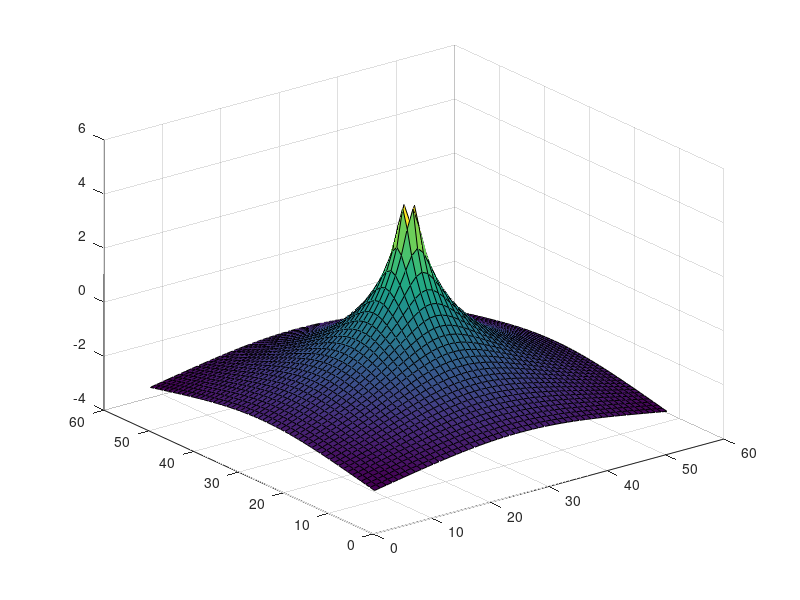

This chart was generated by the following MATLAB code:
clear; clc; close all;
rho=2e7;
rho0=2.5; interval=0.1;
[rhox,rhoy]=meshgrid(-rho0:interval:rho0,-rho0:interval:rho0);
alpha2=1e-30; alpha1=-2*alpha2*rho^2; alpha3=2.5*alpha2; mu=1e4;
% G=exp(alpha1.*(rhox.^2+rhoy.^2)+alpha2.*(rhox.^4+rhoy.^4)+alpha3.*rhox.^2.*rhoy.^2);
% surf(G);
% min(min(G))
surf(-log(rhox.^2+rhoy.^2));